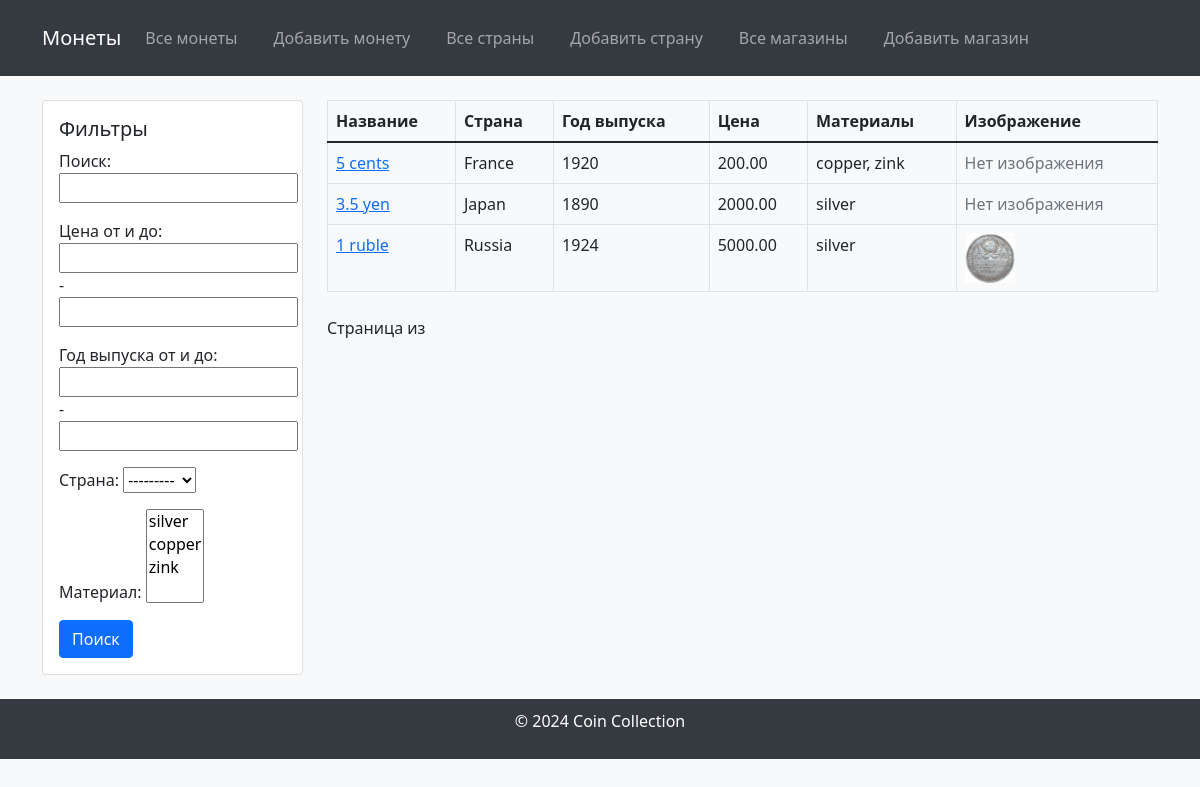
Before: / with the older database file.
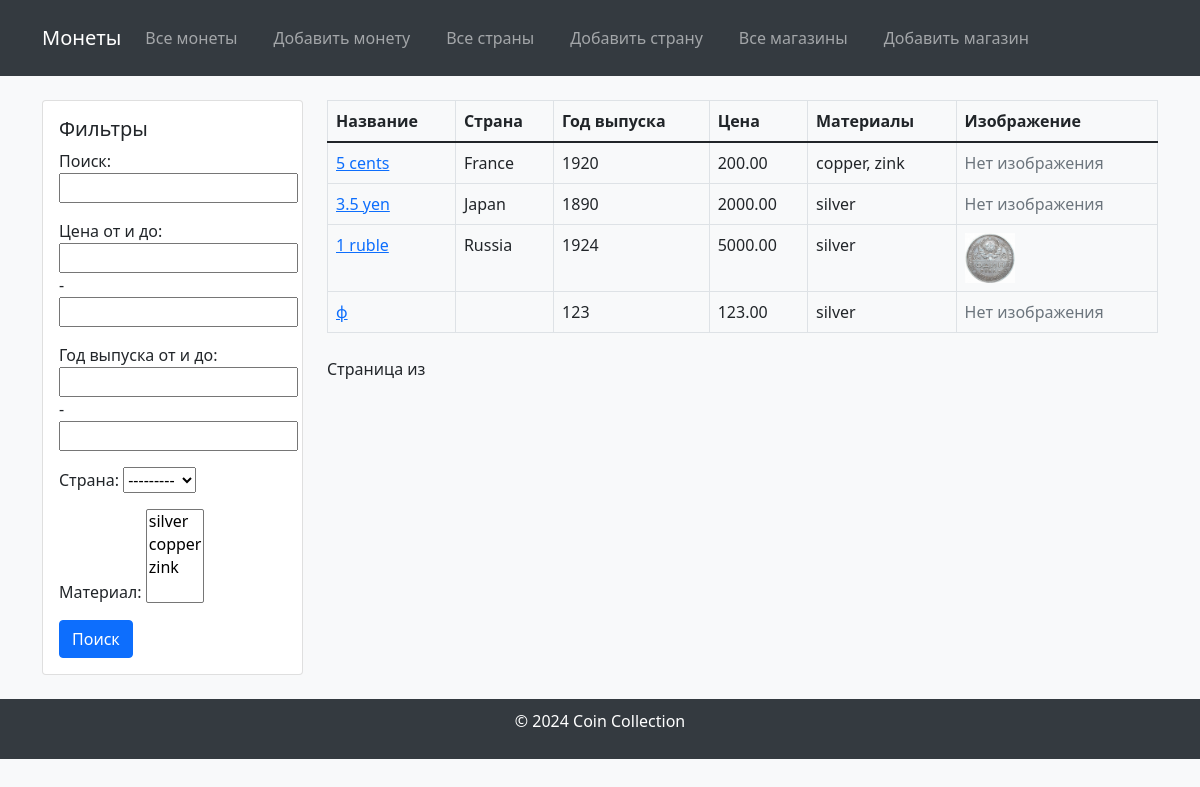
After: the same page with the newer database file.
### coindb/models.py (models this page shows, shortened)
class Coin(models.Model):
    name = models.CharField(max_length=255, verbose_name="Coin Name")
    country = models.ForeignKey(Country, on_delete=models.SET_NULL, blank=True,null=True, verbose_name="Country of Origin")
    year = models.IntegerField(verbose_name="Year of Issue")
    material = models.ManyToManyField(Material, verbose_name="Coin Material")
    price = models.DecimalField(max_digits=10, decimal_places=2, verbose_name="Coin Price")
    image = models.ImageField(upload_to="coins/", verbose_name="Coin Image", blank=True, null=True)
    shop = models.ForeignKey('Shop', on_delete=models.SET_NULL, null=True, blank=True, verbose_name="Shop", related_name="coins")
    class Meta:
        verbose_name = "Coin"
        verbose_name_plural = "Coins"

class Country(models.Model):
    CONTINENT_CHOICES = [
        ("Africa", "Africa"),
        ("Asia", "Asia"),
        ("Europe", "Europe"),
        ("North America", "North America"),
        ("South America", "South America"),
        ("Antarctica", "Antarctica"),
        ("Australia", "Australia"),
    ]
    name = models.CharField(max_length=255, verbose_name="Country Name")
    continent = models.CharField(max_length=20, choices=CONTINENT_CHOICES, verbose_name="Continent")
    code = models.CharField(max_length=10, verbose_name="Country Code", unique=True)
    class Meta:
        verbose_name = "Country"
        verbose_name_plural = "Countries"
    def __str__(self):
        return self.name

class Material(models.Model):
    name = models.CharField(max_length=255, verbose_name="Material Name")
    price = models.DecimalField(max_digits=10, decimal_places=2, verbose_name="Material Price")
    class Meta:
        verbose_name = "Material"
        verbose_name_plural = "Materials"
    def __str__(self):
        return self.name

### coindb/views.py (the view)
# urls.py: path('', views.CoinListView.as_view(), name='coin_list'),
class CoinListView(ListView):
    model = Coin
    template_name = 'coin/coin_list.html'
    context_object_name = 'coins'
    filterset_class = CoinFilterSet
    paginate_by = 10
    def get_queryset(self):
        queryset = super().get_queryset()
        coin_filter = CoinFilterSet(self.request.GET, queryset=queryset)
        return coin_filter.qs
    def get_context_data(self, **kwargs):
        context = super().get_context_data(**kwargs)
        context['filter'] = CoinFilterSet(self.request.GET, queryset=self.get_queryset())
        return context

### templates/coin/coin_list.html (shortened to what this page needs)
{% extends 'base.html' %}
{% load bootstrap5 %}
{% block sidebar %}
    <div class="col-md-12 mb-4">
        <div class="card">
            <div class="card-body">
                <form method="get">
                    <h5 class="card-title">Фильтры</h5>
                    {{ filter.form.as_p }}
                    <button type="submit" class="btn btn-primary">Поиск</button>
                </form>
            </div>
        </div>
    </div>
{% endblock %}
{% block content %}
    <table class="table table-bordered">
        <thead>
        <tr>
            <th>Название</th>
            <th>Страна</th>
            <th>Год выпуска</th>
            <th>Цена</th>
            <th>Материалы</th>
            <th>Изображение</th>
        </tr>
        </thead>
        <tbody>
        {% for coin in coins %}
            <tr>
                <td><a href="{% url 'coin_detail' coin.id %}">{{ coin.name }}</a></td>
                <td>{{ coin.country.name }}</td>
                <td>{{ coin.year }}</td>
                <td>{{ coin.price }}</td>
                <td>
                    {% for material in coin.material.all %}
                        {{ material.name }}{% if not forloop.last %}, {% endif %}
                    {% endfor %}
                </td>
                <td>
                    {% if coin.image %}
                        <img src="{{ coin.image.url }}" alt="{{ coin.name }}" width="50">
                    {% else %}
                        <span class="text-muted">Нет изображения</span>
                    {% endif %}
                </td>
            </tr>
        {% empty %}
            <tr>
                <td colspan="6" class="text-center">Монеты не найдены</td>
            </tr>
        {% endfor %}
        </tbody>
    </table>
<div class="mt-4">
    <span>Страница {{ coins.number }} из {{ coins.paginator.num_pages }}</span>
</div>
{% endblock %}

Changed rows visible on the page:
added Coin: name "ф", year "123", price "123.00", image "Нет изображения", Material (name "silver")
